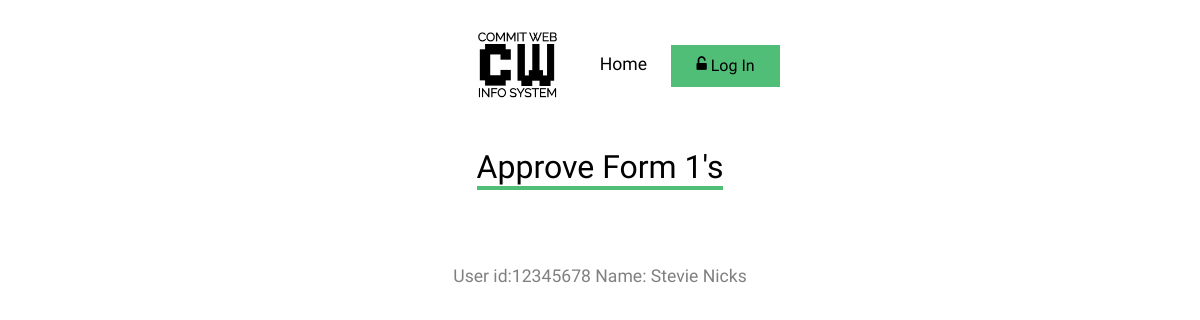
Page /checkform1.php?uid=12345678 on the committed database.
### tables this page shows
create table student(
u_id int NOT NULL,
fname varchar(20) NOT NULL,
lname varchar(20) NOT NULL,
addr varchar(50) NOT NULL,
email varchar(30) NOT NULL,
major varchar(20) NOT NULL,
degree varchar(3),
gpa decimal(3,2),
gradapp int,
form1status int,
advisor int,
primary key (u_id),
foreign key (u_id) references users(id)
);

### checkform1.php (the view, shortened to what this page needs)
<?php
	require_once('header.php');
	$dbc = mysqli_connect(DB_HOST, DB_USER, DB_PASSWORD, DB_NAME);
?>
<div class="site-section">
    <div class="container">
		<div class="row mb-4 justify-content-center text-center">
          	<div class="col-lg-4 mb-4">
            	<h2 class="section-title-underline mb-4">
              		<span>Approve Form 1's</span>
            	</h2>
          	</div>
		</div>
	<?php
    $uid = $_GET['uid'];
	echo '<table class="table">';
	if ($_SESSION['acc_type'] == 4) {
		$query = "SELECT * FROM student WHERE u_id = '$uid' AND advisor='" . $_SESSION['user_id'] . "'";
	}
	else {
		$query = "SELECT * FROM student WHERE u_id = '$uid'";
	}
	$data = mysqli_query($dbc, $query);
	$studentinfo = mysqli_fetch_array($data);
	echo '<div class="row mb-4 justify-content-center text-center">';
	echo "User id:".$studentinfo[0]." Name: " . $studentinfo['fname'] . " " . $studentinfo['lname'];
	echo '</div>';
	echo "<br />";
	?>
  <?php
echo '</table>';
?>
</div>
</div>

### css/style.css (style rules this page uses)
body { line-height: 1.7; color: gray; font-weight: 300; font-size: 1.1rem; }
h1, h2, h3, h4, h5, .h1, .h2, .h3, .h4, .h5 { font-family: "Muli", -apple-system, BlinkMacSystemFont, "Segoe UI", Roboto, "Helvetica Neue", Arial, sans-serif, "Apple Color Emoji", "Segoe UI Emoji", "Segoe UI Symbol", "Noto Color Emoji"; }
.site-section { padding: 2.5em 0; }
@media (min-width: 768px) { .site-section { padding: 5em 0; } }
.section-title-underline { color: #000; }
.section-title-underline span { display: inline-block; border-bottom: 4px solid #51be78; }

### rows in the picture
student: u_id "12345678", fname "Stevie", lname "Nicks"
